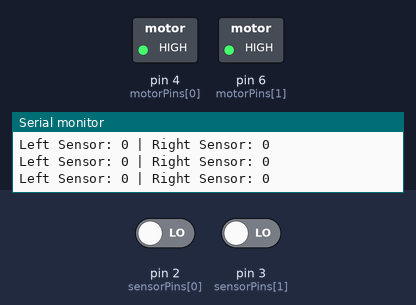
Bench run of a program on a simulated Arduino Uno, built with avr-gcc and run on an emulated ATmega328P. Parts: switched loads named in the program (green lamp = pin HIGH), the last lines printed to the serial monitor. The test bench sets the inputs (shaded band); at power-on: pin 2 (sensorPins[0]) LOW, pin 3 (sensorPins[1]) LOW.

Above: at 1.2 s.
1.3 s: pin 2 (sensorPins[0]) driven HIGH
At 1.8 s:
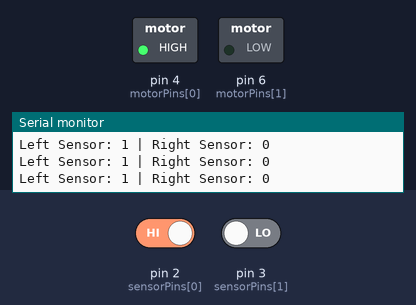
2.8 s: pin 2 (sensorPins[0]) driven LOW
At 3.7 s:
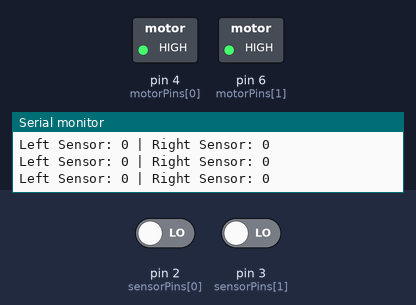
5.8 s: pin 3 (sensorPins[1]) driven HIGH
At 7.0 s:
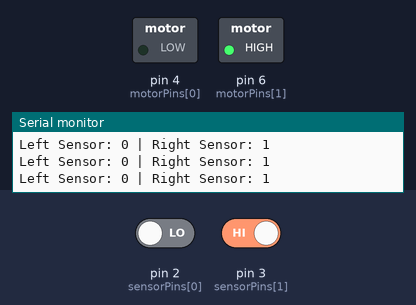
7.3 s: pin 3 (sensorPins[1]) driven LOW
At 8.0 s:
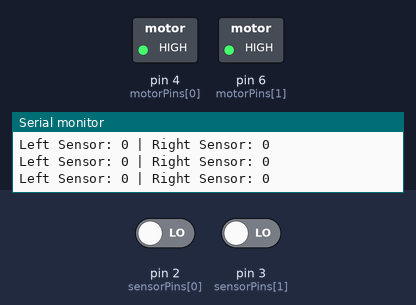
Timing chart, 0 to 10.3 s (numbered marks = the images above; inputs shaded):
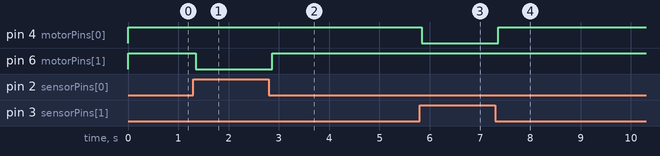

The program:

main.cpp
```cpp
#include <Arduino.h>

const int sensorPins[] = {2, 3}; // Left and Right IR sensor pins
const int motorPins[] = {4, 6};   // Motor A and Motor B (forward)

void setup() {
  Serial.begin(9600);

  for (int i = 0; i < 2; i++) {
    pinMode(motorPins[i], OUTPUT);
    pinMode(sensorPins[i], INPUT);
  }
}

void loop() {
  int sensorValues[2];
  for (int i = 0; i < 2; i++) {
    sensorValues[i] = digitalRead(sensorPins[i]);
  }

  Serial.print("Left Sensor: ");
  Serial.print(sensorValues[0]);
  Serial.print(" | Right Sensor: ");
  Serial.println(sensorValues[1]);

  if (sensorValues[0] ==  sensorValues[1]) {
    moveForward();
  }
  else if (sensorValues[0] > sensorValues[1]) {
    turnRight();
  }
  else if (sensorValues[0] < sensorValues[1]) {
    turnLeft();
  }
  else {
    stopMotors();
  }
}

void moveForward() {
  digitalWrite(motorPins[0], HIGH);  // Move left motor forward
  digitalWrite(motorPins[1], HIGH); // Move right motor forward
}

void turnLeft() {
  digitalWrite(motorPins[0], LOW);   // Stop left motor
  digitalWrite(motorPins[1], HIGH); // Move right motor forward
}

void turnRight() {
  digitalWrite(motorPins[0], HIGH);  // Move left motor forward
  digitalWrite(motorPins[1], LOW);  // Stop right motor
}

void stopMotors() {
  digitalWrite(motorPins[0], LOW);   // Stop left motor
  digitalWrite(motorPins[1], LOW);  // Stop right motor
}
```

Measured:
- after the input at 1.3 s, pin 6 (motorPins[1]): HIGH → LOW after 0.05 s
- after the input at 2.8 s, pin 6 (motorPins[1]): LOW → HIGH after 0.07 s
- after the input at 5.8 s, pin 4 (motorPins[0]): HIGH → LOW at once
- after the input at 7.3 s, pin 4 (motorPins[0]): LOW → HIGH after 0.06 s
